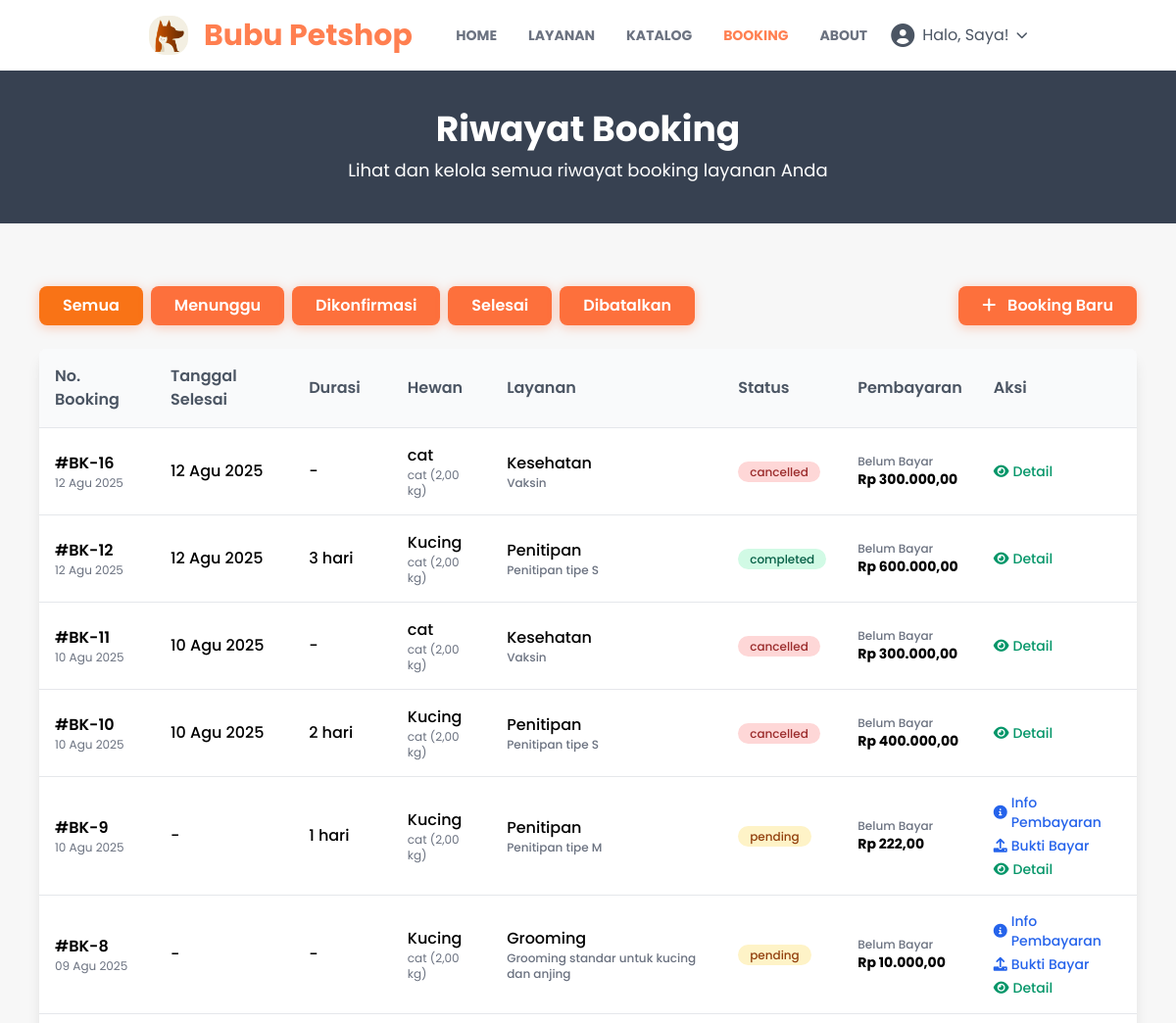
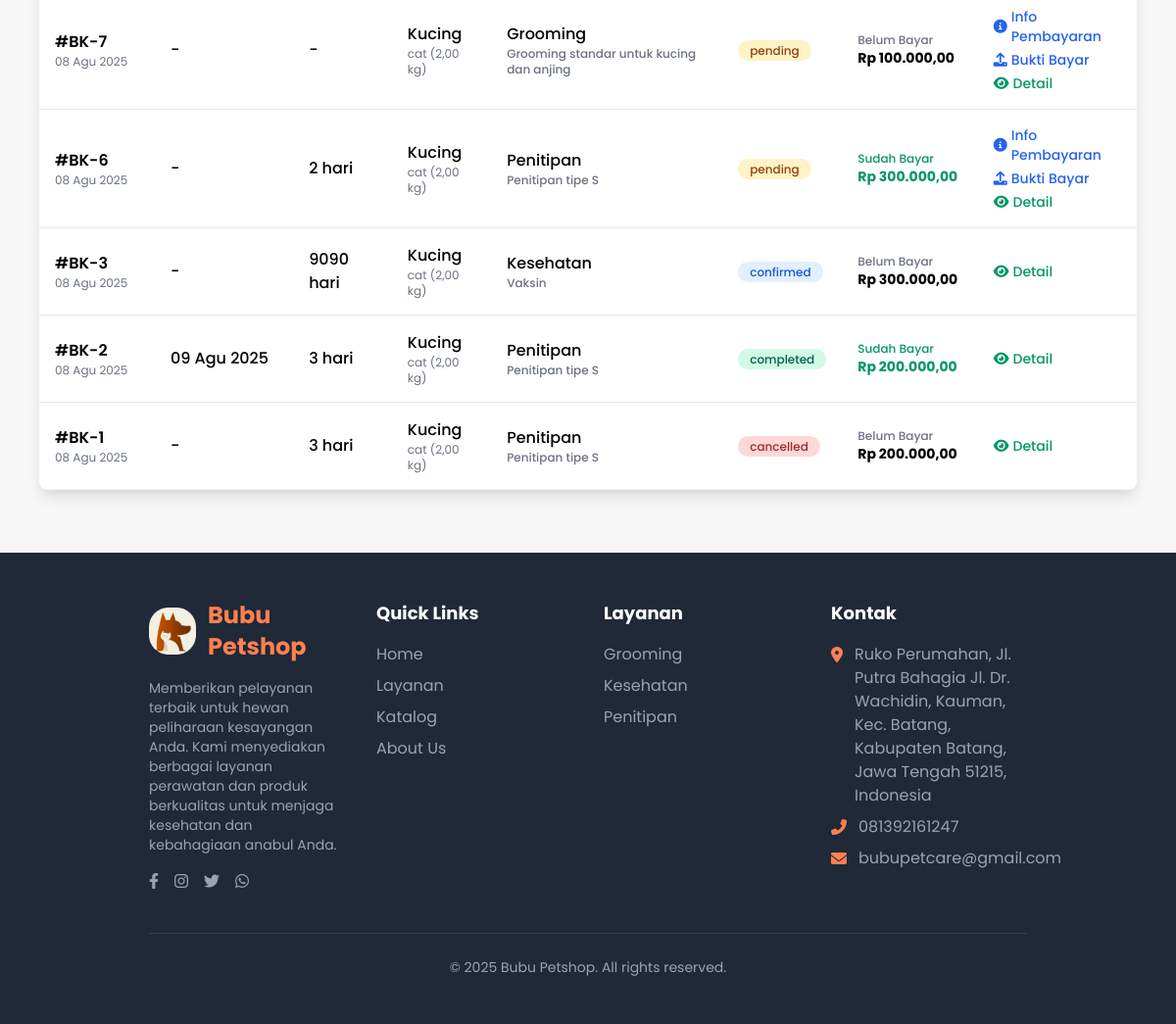
/booking/ (signed in), run on an earlier commit of the app's database (2 pictures, top to bottom).
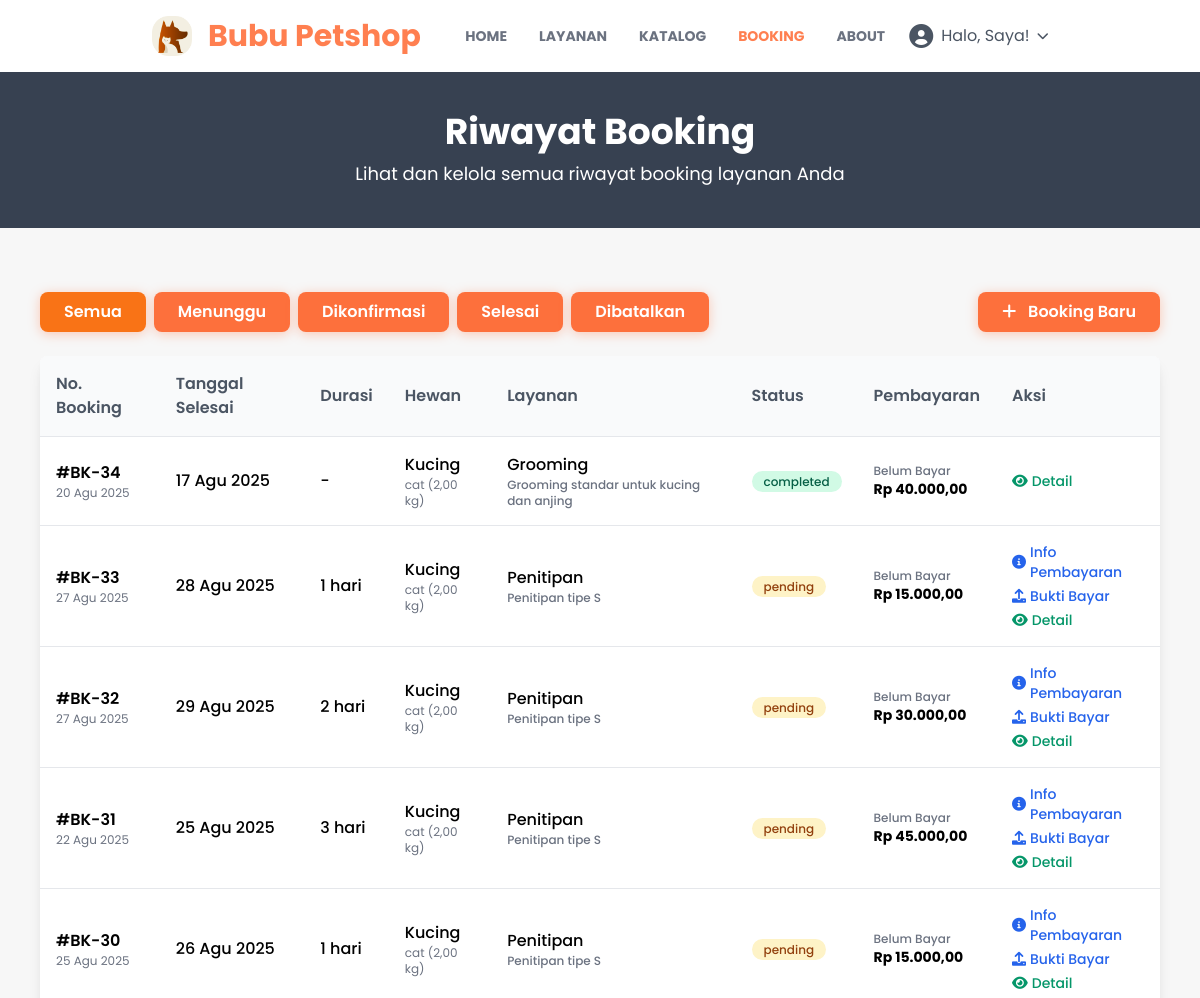
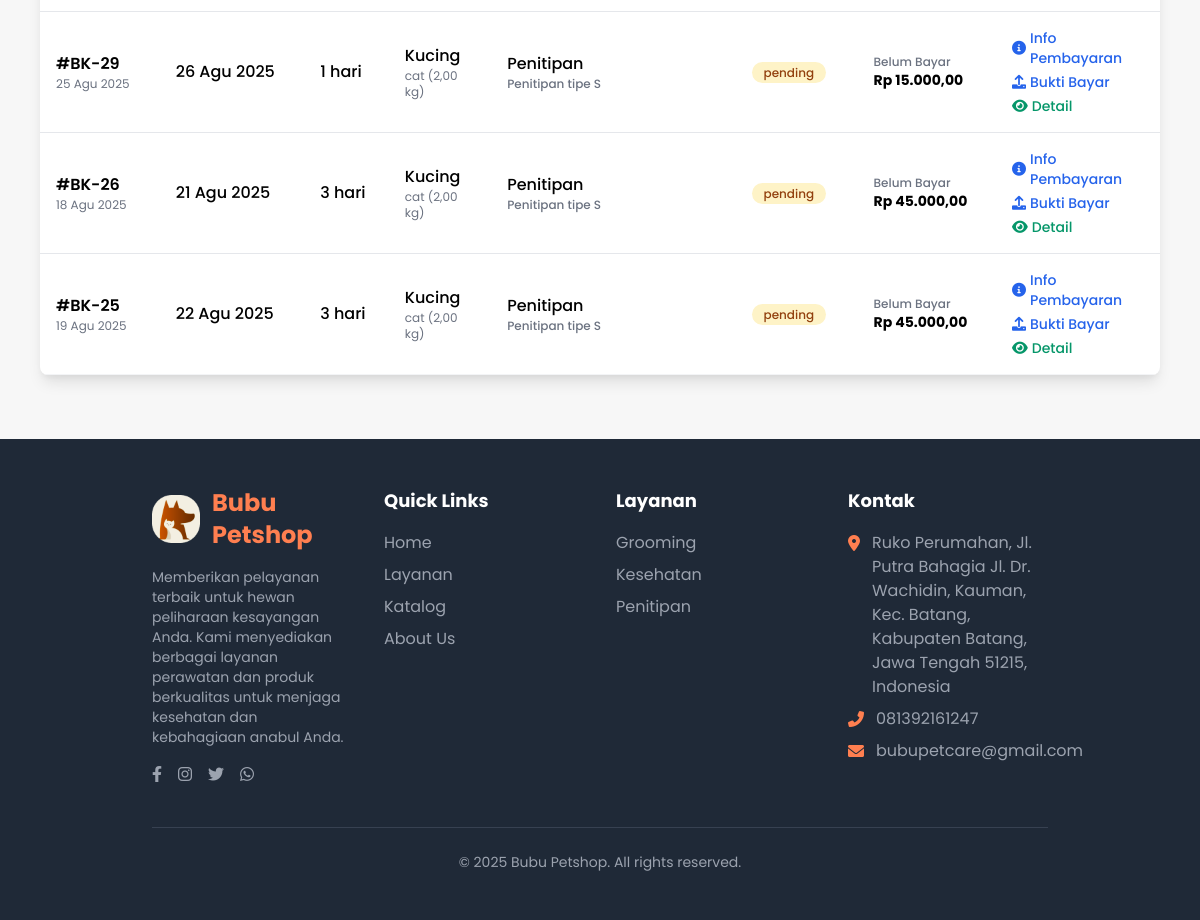
And on a later commit of the database (2 pictures, top to bottom).
### bookinglayanan/models.py (models this page shows, shortened)
class BookingLayanan(models.Model):
    JENIS_LAYANAN_CHOICES = [
        ('grooming', 'Grooming'),
        ('sitting', 'Penitipan'),
        ('medical', 'Kesehatan'),
    ]
    STATUS_CHOICES = [
        ('pending', 'Menunggu'),
        ('confirmed', 'Dikonfirmasi'),
        ('completed', 'Selesai'),
        ('cancelled', 'Dibatalkan'),
    ]
    id_booking = models.AutoField(primary_key=True)
    id_user = models.ForeignKey(User, on_delete=models.CASCADE, null=True, blank=True)
    id_hewan = models.ForeignKey(Peliharaan, on_delete=models.CASCADE)
    tipe_layanan = models.CharField(max_length=20, choices=JENIS_LAYANAN_CHOICES)
    harga_booking = models.DecimalField(max_digits=8, decimal_places=2)
    booking_penitipan = models.ForeignKey(
        LayananPenitipan, null=True, blank=True, on_delete=models.SET_NULL)
    booking_grooming = models.ForeignKey(
        LayananGrooming, null=True, blank=True, on_delete=models.SET_NULL)
    booking_kesehatan = models.ForeignKey(
        LayananKesehatan, null=True, blank=True, on_delete=models.SET_NULL)
    tanggal_booking = models.DateTimeField(null=True, blank=True)  # Gunakan null=True, blank=True untuk fleksibilitas
    tanggal_selesai = models.DateTimeField(null=True, blank=True)
    durasi_layanan = models.IntegerField(null=True, blank=True)
    status_booking = models.CharField(
        max_length=20, choices=STATUS_CHOICES, default='pending')
    catatan_booking = models.TextField(blank=True, null=True)
    bukti_pembayaran = models.ImageField(
        upload_to=buktibayar_image_upload_path, blank=True, null=True)
    class Meta:
        db_table = 'booking_layanan'
        verbose_name_plural = "Daftar Booking"

### peliharaan/models.py (models this page shows, shortened)
class Peliharaan(models.Model):
    JENIS_HEWAN_CHOICES = [
        ('cat', 'Kucing'),
        ('dog', 'Anjing'),
        ('other', 'lainya')
    ]
    class Meta:
        db_table = 'peliharaan'
        verbose_name_plural = "Peliharaan"
    id_hewan = models.AutoField(primary_key=True)
    id_user = models.ForeignKey(User, on_delete=models.CASCADE)
    nama_hewan = models.CharField(max_length=50)
    jenis_hewan = models.CharField(max_length=50, choices=JENIS_HEWAN_CHOICES)
    umur_hewan = models.IntegerField()
    berat_hewan = models.DecimalField(max_digits=5, decimal_places=2)
    keterangan = models.TextField(blank=True, null=True)
    foto_peliharaan = models.ImageField(upload_to=peliharaan_image_upload_path, blank=True, null=True)
    created_at = models.DateTimeField(auto_now_add=True)

### layanan/models.py (models this page shows, shortened)
class LayananKesehatan(models.Model):
    id_kesehatan = models.AutoField(primary_key=True)
    nama_kesehatan = models.CharField(max_length=100)
    harga_kesehatan = models.DecimalField(max_digits=8, decimal_places=2)
    deskripsi_kesehatan = models.TextField()
    foto_kesehatan = models.ImageField(upload_to=layanan_image_upload_path, blank=True, null=True)
    class Meta:
        db_table = 'layanan_kesehatan'
        verbose_name_plural = "Layanan Kesehatan"

class LayananPenitipan(models.Model):
    id_penitipan = models.AutoField(primary_key=True)
    jenis_penitipan = models.CharField(max_length=100)
    harga_penitipan = models.DecimalField(max_digits=8, decimal_places=2)
    kapasitas_penitipan = models.IntegerField()
    deskripsi_penitipan = models.TextField()
    foto_penitipan = models.ImageField(upload_to=layanan_image_upload_path, blank=True, null=True)
    class Meta:
        db_table = 'layanan_penitipan'
        verbose_name_plural = "Layanan Penitipan"

class LayananGrooming(models.Model):
    id_grooming = models.AutoField(primary_key=True)
    nama_grooming = models.CharField(max_length=100)
    harga_grooming = models.DecimalField(max_digits=8, decimal_places=2)
    deskripsi_grooming = models.TextField()
    foto_grooming = models.ImageField(upload_to=layanan_image_upload_path, blank=True, null=True)
    class Meta:
        db_table = 'layanan_grooming'
        verbose_name_plural = "Layanan Grooming"

### bookinglayanan/views.py (the view, shortened to what this page needs)
# urls.py: path("", views.index , name="index"),
def index(request):
    if not request.user.is_authenticated:
        return redirect('user:login')
    user = request.user
    bookings = BookingLayanan.objects.filter(id_user=user).order_by('-id_booking')
    status_choices = BookingLayanan.STATUS_CHOICES
    status_dict = {key: value for key, value in status_choices}
    context = {
        'title': "Booking Layanan",
        'akun': user,
        'status': status_dict,
        'bookings': bookings
    }
    return render(request, 'booking/index.html', context)

### user/context_processors.py (called while the page is built)
def detail_petcare(request):
    try:
        detail = DetailPetcare.objects.first()
    except Exception:
        detail = None
    return {'detail_petcare': detail}

def current_route(request):
    match = request.resolver_match
    return {
        'namespace': match.namespace if match else '',
        'url_name': match.url_name if match else ''
    }

### templates/booking/index.html (shortened to what the changed rows need)
{% extends "base.html" %}{% load static %}
{% block content %}
<div class="bg-gray-700 py-10 px-4 relative">
  <div class="container mx-auto text-center">
    <h1 class="text-4xl font-bold text-white mb-2">Riwayat Booking</h1>
  </div>
</div>
<section class="py-16">
  <div class="container mx-auto px-4 max-w-6xl">
    <div class="mb-6 flex flex-col sm:flex-row justify-between items-start sm:items-center gap-4">
      <div class="flex flex-wrap gap-2">
        <button class="btn-modern bg-gray-200 text-gray-700 hover:bg-gray-300 filter-btn active"
          data-filter="all">Semua</button>
        {% for key, value in status.items %}
        <button class="btn-modern bg-gray-200 text-gray-700 hover:bg-gray-300 filter-btn" data-filter="{{ key }}">
          {{ value }}</button>
        {% endfor %}
      </div>
    </div>
      {% for b in bookings %}
            {% if b.bukti_pembayaran %}
            {% load humanize %}
            {% else %}
            <span class="font-medium text-orange-600">Rp {{ b.harga_booking|intcomma }}</span>
            {% endif %}
      {% empty %}
      <div class="text-center py-8 bg-white rounded-lg shadow-md">
        <i class="fas fa-calendar-times text-gray-400 text-4xl mb-3"></i>
        <p class="text-gray-500">Belum ada riwayat booking.</p>
      </div>
      {% endfor %}
    <div class="hidden md:block overflow-x-auto bg-white rounded-lg shadow-lg">
      <table class="booking-table w-full">
        <thead class="bg-gray-50">
          <tr>
            <th class="px-4 py-3 text-left">No. Booking</th>
            <th class="px-4 py-3 text-left">Tanggal Selesai</th>
            <th class="px-4 py-3 text-left">Durasi</th>
            <th class="px-4 py-3 text-left">Hewan</th>
            <th class="px-4 py-3 text-left">Layanan</th>
            <th class="px-4 py-3 text-left">Status</th>
            <th class="px-4 py-3 text-left">Pembayaran</th>
            <th class="px-4 py-3 text-left">Aksi</th>
          </tr>
        </thead>
        <tbody>
          {% for b in bookings %}
          <tr class="booking-row border-b border-gray-100 hover:bg-gray-50" data-status="{{ b.status_booking }}">
            <td class="px-4 py-3">
              <div class="font-semibold">#BK-{{ b.id_booking }}</div>
              <div class="text-xs text-gray-500">{{ b.tanggal_booking|date:"d M Y" }}</div>
            </td>
            <td class="px-4 py-3">
              <div class="font-medium">
                {% if b.tanggal_selesai %}
                {{ b.tanggal_selesai|date:"d M Y" }}
                {% else %}
                -
                {% endif %}
              </div>
            </td>
            <td class="px-4 py-3">
              <div class="font-medium">
                {% if b.durasi_layanan %}
                {{ b.durasi_layanan }} hari
                {% else %}
                -
                {% endif %}
              </div>
            </td>
            <td class="px-4 py-3">
              <div class="font-medium">{{ b.id_hewan.nama_hewan }}</div>
              <div class="text-xs text-gray-500">{{ b.id_hewan.jenis_hewan }} ({{ b.id_hewan.berat_hewan }} kg)</div>
            </td>
            <td class="px-4 py-3">
              <div class="font-medium">
                {% if b.tipe_layanan == 'grooming' and b.booking_grooming %}
                Grooming
                <div class="text-xs text-gray-500">{{ b.booking_grooming.nama_grooming }}</div>
                {% elif b.tipe_layanan == 'sitting' and b.booking_penitipan %}
                Penitipan
                <div class="text-xs text-gray-500">{{ b.booking_penitipan.jenis_penitipan }}</div>
                {% elif b.tipe_layanan == 'medical' and b.booking_kesehatan %}
                Kesehatan
                <div class="text-xs text-gray-500">{{ b.booking_kesehatan.nama_kesehatan }}</div>
                {% else %}
                {{ b.tipe_layanan|capfirst }}
                {% endif %}
              </div>
            </td>
            <td class="px-4 py-3">
              <span class="badge badge-{{ b.status_booking }}">
                {{ b.status_booking }}
              </span>
            </td>
            <td class="px-4 py-3">
              {% if b.bukti_pembayaran %}
              <div class="text-xs text-green-600 font-medium">Sudah Bayar</div>
              {% load humanize %}
              <div class="text-sm text-green-600 font-bold">Rp {{ b.harga_booking|intcomma }}</div>
              {% else %}
              <div class="text-xs text-gray-500 font-medium">Belum Bayar</div>
              <div class="text-sm text-orange-600 font-bold">Rp {{ b.harga_booking|intcomma }}</div>
              {% endif %}
            </td>
            <td class="px-4 py-3">
              <div class="flex flex-col gap-1">
                {% if b.status_booking == 'pending' %}
                <a class="text-blue-600 hover:text-blue-800 font-medium text-sm flex items-center transition-colors"
                  href="{% url 'bookinglayanan:detail_pembayaran' b.id_booking %}">
                  <i class="fas fa-info-circle mr-1"></i> Info Pembayaran
                </a>
                <button
                  class="text-blue-600 hover:text-blue-800 font-medium text-sm flex items-center transition-colors upload-btn"
                  data-layanan="{{ b.tipe_layanan }}" data-booking="BK-{{ b.id_booking }}"
                  data-amount="{{ b.harga_booking|floatformat:0 }}">
                  <i class="fas fa-upload mr-1"></i> Bukti Bayar
                </button>
                {% endif %}
                <button
                  class="text-green-600 hover:text-green-800 font-medium text-sm flex items-center transition-colors detail-btn"
                  data-booking="BK-{{ b.id_booking }}">
                  <i class="fas fa-eye mr-1"></i> Detail
                </button>
              </div>
            </td>
          </tr>
          {% endfor %}
        </tbody>
      </table>
    </div>
  </div>
</section>
{% endblock content %}

What changed in the data, as far as the page shows it:
removed BookingLayanan: id_booking "16", tanggal_booking "12 Agu 2025", tanggal_selesai "12 Agu 2025", id_hewan.nama_hewan "cat", id_hewan.jenis_hewan "cat", id_hewan.berat_hewan "2,00", booking_kesehatan.nama_kesehatan "Vaksin", status_booking "cancelled", harga_booking "300.000,00"
removed BookingLayanan: id_booking "12", tanggal_booking "12 Agu 2025", tanggal_selesai "12 Agu 2025", durasi_layanan "3", id_hewan.nama_hewan "Kucing", id_hewan.jenis_hewan "cat", id_hewan.berat_hewan "2,00", booking_penitipan.jenis_penitipan "Penitipan tipe S", status_booking "completed", harga_booking "600.000,00"
removed BookingLayanan: id_booking "11", tanggal_booking "10 Agu 2025", tanggal_selesai "10 Agu 2025", id_hewan.nama_hewan "cat", id_hewan.jenis_hewan "cat", id_hewan.berat_hewan "2,00", booking_kesehatan.nama_kesehatan "Vaksin", status_booking "cancelled", harga_booking "300.000,00"
removed BookingLayanan: id_booking "10", tanggal_booking "10 Agu 2025", tanggal_selesai "10 Agu 2025", durasi_layanan "2", id_hewan.nama_hewan "Kucing", id_hewan.jenis_hewan "cat", id_hewan.berat_hewan "2,00", booking_penitipan.jenis_penitipan "Penitipan tipe S", status_booking "cancelled", harga_booking "400.000,00"
removed BookingLayanan: id_booking "9", tanggal_booking "10 Agu 2025", durasi_layanan "1", id_hewan.nama_hewan "Kucing", id_hewan.jenis_hewan "cat", id_hewan.berat_hewan "2,00", booking_penitipan.jenis_penitipan "Penitipan tipe M", status_booking "pending", harga_booking "222,00"
removed BookingLayanan: id_booking "8", tanggal_booking "09 Agu 2025", id_hewan.nama_hewan "Kucing", id_hewan.jenis_hewan "cat", id_hewan.berat_hewan "2,00", booking_grooming.nama_grooming "Grooming standar untuk kucing dan anjing", status_booking "pending", harga_booking "10.000,00"
removed BookingLayanan: id_booking "7", tanggal_booking "08 Agu 2025", id_hewan.nama_hewan "Kucing", id_hewan.jenis_hewan "cat", id_hewan.berat_hewan "2,00", booking_grooming.nama_grooming "Grooming standar untuk kucing dan anjing", status_booking "pending", harga_booking "100.000,00"
removed BookingLayanan: id_booking "6", tanggal_booking "08 Agu 2025", durasi_layanan "2", id_hewan.nama_hewan "Kucing", id_hewan.jenis_hewan "cat", id_hewan.berat_hewan "2,00", booking_penitipan.jenis_penitipan "Penitipan tipe S", status_booking "pending", harga_booking "300.000,00"
removed BookingLayanan: id_booking "3", tanggal_booking "08 Agu 2025", durasi_layanan "9090", id_hewan.nama_hewan "Kucing", id_hewan.jenis_hewan "cat", id_hewan.berat_hewan "2,00", booking_kesehatan.nama_kesehatan "Vaksin", status_booking "confirmed", harga_booking "300.000,00"
removed BookingLayanan: id_booking "2", tanggal_booking "08 Agu 2025", tanggal_selesai "09 Agu 2025", durasi_layanan "3", id_hewan.nama_hewan "Kucing", id_hewan.jenis_hewan "cat", id_hewan.berat_hewan "2,00", booking_penitipan.jenis_penitipan "Penitipan tipe S", status_booking "completed", harga_booking "200.000,00"
removed BookingLayanan: id_booking "1", tanggal_booking "08 Agu 2025", durasi_layanan "3", id_hewan.nama_hewan "Kucing", id_hewan.jenis_hewan "cat", id_hewan.berat_hewan "2,00", booking_penitipan.jenis_penitipan "Penitipan tipe S", status_booking "cancelled", harga_booking "200.000,00"
added BookingLayanan: id_booking "34", tanggal_booking "20 Agu 2025", tanggal_selesai "17 Agu 2025", id_hewan.nama_hewan "Kucing", id_hewan.jenis_hewan "cat", id_hewan.berat_hewan "2,00", booking_grooming.nama_grooming "Grooming standar untuk kucing dan anjing", status_booking "completed", harga_booking "40.000,00"
added BookingLayanan: id_booking "33", tanggal_booking "27 Agu 2025", tanggal_selesai "28 Agu 2025", durasi_layanan "1", id_hewan.nama_hewan "Kucing", id_hewan.jenis_hewan "cat", id_hewan.berat_hewan "2,00", booking_penitipan.jenis_penitipan "Penitipan tipe S", status_booking "pending", harga_booking "15.000,00"
added BookingLayanan: id_booking "32", tanggal_booking "27 Agu 2025", tanggal_selesai "29 Agu 2025", durasi_layanan "2", id_hewan.nama_hewan "Kucing", id_hewan.jenis_hewan "cat", id_hewan.berat_hewan "2,00", booking_penitipan.jenis_penitipan "Penitipan tipe S", status_booking "pending", harga_booking "30.000,00"
added BookingLayanan: id_booking "31", tanggal_booking "22 Agu 2025", tanggal_selesai "25 Agu 2025", durasi_layanan "3", id_hewan.nama_hewan "Kucing", id_hewan.jenis_hewan "cat", id_hewan.berat_hewan "2,00", booking_penitipan.jenis_penitipan "Penitipan tipe S", status_booking "pending", harga_booking "45.000,00"
added BookingLayanan: id_booking "30", tanggal_booking "25 Agu 2025", tanggal_selesai "26 Agu 2025", durasi_layanan "1", id_hewan.nama_hewan "Kucing", id_hewan.jenis_hewan "cat", id_hewan.berat_hewan "2,00", booking_penitipan.jenis_penitipan "Penitipan tipe S", status_booking "pending", harga_booking "15.000,00"
added BookingLayanan: id_booking "29", tanggal_booking "25 Agu 2025", tanggal_selesai "26 Agu 2025", durasi_layanan "1", id_hewan.nama_hewan "Kucing", id_hewan.jenis_hewan "cat", id_hewan.berat_hewan "2,00", booking_penitipan.jenis_penitipan "Penitipan tipe S", status_booking "pending", harga_booking "15.000,00"
added BookingLayanan: id_booking "26", tanggal_booking "18 Agu 2025", tanggal_selesai "21 Agu 2025", durasi_layanan "3", id_hewan.nama_hewan "Kucing", id_hewan.jenis_hewan "cat", id_hewan.berat_hewan "2,00", booking_penitipan.jenis_penitipan "Penitipan tipe S", status_booking "pending", harga_booking "45.000,00"
added BookingLayanan: id_booking "25", tanggal_booking "19 Agu 2025", tanggal_selesai "22 Agu 2025", durasi_layanan "3", id_hewan.nama_hewan "Kucing", id_hewan.jenis_hewan "cat", id_hewan.berat_hewan "2,00", booking_penitipan.jenis_penitipan "Penitipan tipe S", status_booking "pending", harga_booking "45.000,00"
